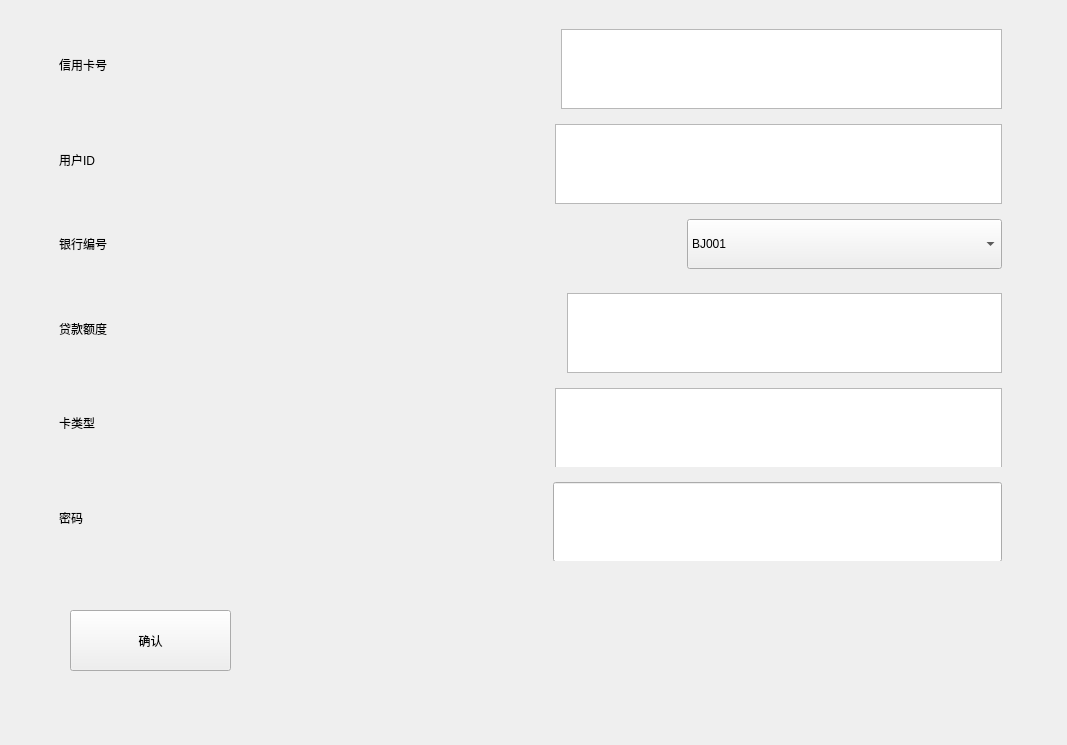
<?xml version="1.0" encoding="UTF-8"?>
<ui version="4.0">
 <class>creditcard</class>
 <widget class="QWidget" name="creditcard">
  <property name="geometry">
   <rect>
    <x>0</x>
    <y>0</y>
    <width>1067</width>
    <height>745</height>
   </rect>
  </property>
  <property name="windowTitle">
   <string>办理信用卡</string>
  </property>
  <widget class="QWidget" name="widget_7" native="true">
   <property name="geometry">
    <rect>
     <x>50</x>
     <y>20</y>
     <width>961</width>
     <height>541</height>
    </rect>
   </property>
   <layout class="QVBoxLayout" name="verticalLayout">
    <item>
     <widget class="QWidget" name="widget" native="true">
      <layout class="QHBoxLayout" name="horizontalLayout">
       <item>
        <widget class="QLabel" name="label_2">
         <property name="text">
          <string>信用卡号</string>
         </property>
        </widget>
       </item>
       <item>
        <widget class="Line" name="line">
         <property name="orientation">
          <enum>Qt::Horizontal</enum>
         </property>
        </widget>
       </item>
       <item>
        <spacer name="horizontalSpacer_2">
         <property name="orientation">
          <enum>Qt::Horizontal</enum>
         </property>
         <property name="sizeHint" stdset="0">
          <size>
           <width>40</width>
           <height>20</height>
          </size>
         </property>
        </spacer>
       </item>
       <item>
        <widget class="QTextEdit" name="creditcard_ID">
         <property name="minimumSize">
          <size>
           <width>400</width>
           <height>80</height>
          </size>
         </property>
        </widget>
       </item>
      </layout>
     </widget>
    </item>
    <item>
     <widget class="QWidget" name="widget_2" native="true">
      <layout class="QHBoxLayout" name="horizontalLayout_2">
       <item>
        <widget class="QLabel" name="label_3">
         <property name="text">
          <string>用户ID</string>
         </property>
        </widget>
       </item>
       <item>
        <widget class="Line" name="line_2">
         <property name="orientation">
          <enum>Qt::Horizontal</enum>
         </property>
        </widget>
       </item>
       <item>
        <spacer name="horizontalSpacer_3">
         <property name="orientation">
          <enum>Qt::Horizontal</enum>
         </property>
         <property name="sizeHint" stdset="0">
          <size>
           <width>40</width>
           <height>20</height>
          </size>
         </property>
        </spacer>
       </item>
       <item>
        <widget class="QTextEdit" name="account_ID">
         <property name="minimumSize">
          <size>
           <width>400</width>
           <height>80</height>
          </size>
         </property>
        </widget>
       </item>
      </layout>
     </widget>
    </item>
    <item>
     <widget class="QWidget" name="widget_6" native="true">
      <layout class="QHBoxLayout" name="horizontalLayout_6">
       <item>
        <widget class="QLabel" name="label_6">
         <property name="text">
          <string>银行编号</string>
         </property>
        </widget>
       </item>
       <item>
        <spacer name="horizontalSpacer">
         <property name="orientation">
          <enum>Qt::Horizontal</enum>
         </property>
         <property name="sizeHint" stdset="0">
          <size>
           <width>25</width>
           <height>20</height>
          </size>
         </property>
        </spacer>
       </item>
       <item>
        <widget class="QComboBox" name="branch_name">
         <property name="enabled">
          <bool>true</bool>
         </property>
         <property name="minimumSize">
          <size>
           <width>315</width>
           <height>50</height>
          </size>
         </property>
         <property name="iconSize">
          <size>
           <width>30</width>
           <height>47</height>
          </size>
         </property>
         <item>
          <property name="text">
           <string>BJ001</string>
          </property>
         </item>
         <item>
          <property name="text">
           <string>BJ002</string>
          </property>
         </item>
         <item>
          <property name="text">
           <string>BJ003</string>
          </property>
         </item>
         <item>
          <property name="text">
           <string>WH001</string>
          </property>
         </item>
         <item>
          <property name="text">
           <string>WH002</string>
          </property>
         </item>
         <item>
          <property name="text">
           <string>WH003</string>
          </property>
         </item>
         <item>
          <property name="text">
           <string>ZZ001</string>
          </property>
         </item>
         <item>
          <property name="text">
           <string>ZZ002</string>
          </property>
         </item>
         <item>
          <property name="text">
           <string>ZZ003</string>
          </property>
         </item>
        </widget>
       </item>
      </layout>
     </widget>
    </item>
    <item>
     <widget class="QWidget" name="widget_3" native="true">
      <layout class="QHBoxLayout" name="horizontalLayout_3">
       <item>
        <widget class="QLabel" name="label_8">
         <property name="text">
          <string>贷款额度    </string>
         </property>
        </widget>
       </item>
       <item>
        <spacer name="horizontalSpacer_4">
         <property name="orientation">
          <enum>Qt::Horizontal</enum>
         </property>
         <property name="sizeHint" stdset="0">
          <size>
           <width>440</width>
           <height>20</height>
          </size>
         </property>
        </spacer>
       </item>
       <item>
        <widget class="QTextEdit" name="credit_balance">
         <property name="minimumSize">
          <size>
           <width>400</width>
           <height>80</height>
          </size>
         </property>
        </widget>
       </item>
      </layout>
     </widget>
    </item>
    <item>
     <widget class="QWidget" name="widget_9" native="true">
      <layout class="QHBoxLayout" name="horizontalLayout_8">
       <item>
        <widget class="QLabel" name="label_9">
         <property name="text">
          <string>卡类型  </string>
         </property>
        </widget>
       </item>
       <item>
        <spacer name="horizontalSpacer_8">
         <property name="orientation">
          <enum>Qt::Horizontal</enum>
         </property>
         <property name="sizeHint" stdset="0">
          <size>
           <width>440</width>
           <height>20</height>
          </size>
         </property>
        </spacer>
       </item>
       <item>
        <widget class="QTextEdit" name="card_type">
         <property name="minimumSize">
          <size>
           <width>400</width>
           <height>80</height>
          </size>
         </property>
        </widget>
       </item>
      </layout>
     </widget>
    </item>
    <item>
     <widget class="QWidget" name="widget_10" native="true">
      <layout class="QHBoxLayout" name="horizontalLayout_9">
       <item>
        <widget class="QLabel" name="label_10">
         <property name="text">
          <string>密码    </string>
         </property>
        </widget>
       </item>
       <item>
        <spacer name="horizontalSpacer_9">
         <property name="orientation">
          <enum>Qt::Horizontal</enum>
         </property>
         <property name="sizeHint" stdset="0">
          <size>
           <width>440</width>
           <height>20</height>
          </size>
         </property>
        </spacer>
       </item>
       <item>
        <widget class="QLineEdit" name="lineEdit_passwd">
         <property name="minimumSize">
          <size>
           <width>400</width>
           <height>80</height>
          </size>
         </property>
        </widget>
       </item>
      </layout>
     </widget>
    </item>
   </layout>
  </widget>
  <widget class="QPushButton" name="Button_credit_ok">
   <property name="geometry">
    <rect>
     <x>70</x>
     <y>610</y>
     <width>161</width>
     <height>61</height>
    </rect>
   </property>
   <property name="text">
    <string>确认</string>
   </property>
  </widget>
 </widget>
 <resources/>
 <connections/>
</ui>
